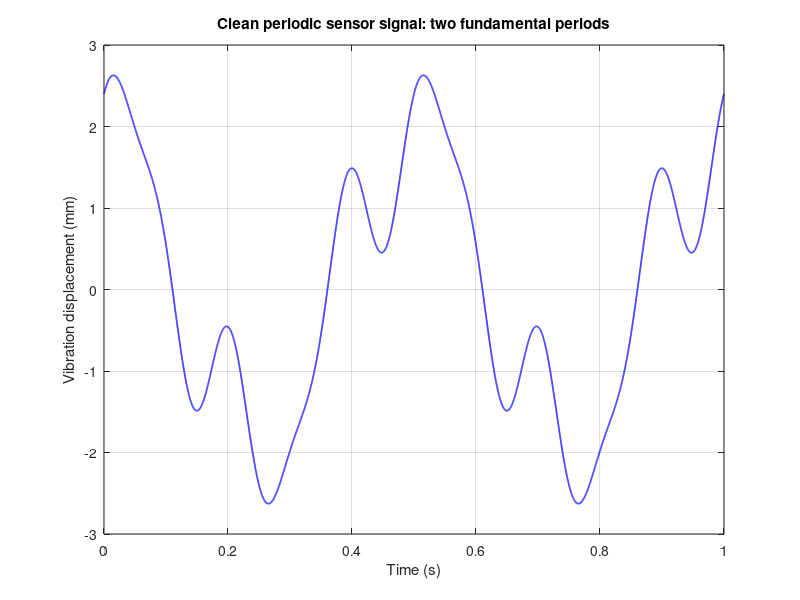

The MATLAB source for this figure: (Note: this script raises an error after producing the figure.)
%% ROBO301: Robotic Sensor Signal Processing
% Scenario: a vibration sensor on a mobile robot; amplitude is in mm.
% All three sinusoidal components are useful sensor motion.
% The unwanted disturbance is additive white Gaussian noise.

clear;
close all;
clc;

%% SETUP: Parameters to change

% Signal and sampling

% 2*cos(4*pi*t)               Amplitude 2         Frequency 2
% 0.8*sin(12*pi*t)            Amplitude 0.8       Frequency 6
% 0.4*cos(20*pi*t)            Amplitude 0.4       Frequency 10

A        = [2, 0.8, 0.4];     % Component amplitudes (mm)
f        = [2, 6, 10];        % Frequencies (Hz): cosine, sine, cosine

Fs       = 500;               % Sampling frequency (Hz)
duration = 10;                % Record length (s)
FsAlias  = 15;                % Low sampling rate for aliasing (Hz)

% Noise
noiseStd   = 1;               % Noise standard deviation (mm)
randomSeed = 5;               % Repeat the same random experiment

%------------------------------------------------------------------------------------

% Filter candidates
windowLengths = [3, 5, 9, 15, 25];           % Moving-average windows
alphaValues   = [0.3, 0.5, 0.7, 0.85, 0.95]; % Recursive smoothing values

%------------------------------------------------------------------------------------

% Evaluation settings
testFreq           = [f, 30, 60, 100, 180]; % Include useful and higher frequencies
minimumGain        = 0.85;                % Our design target: preserve at least 85% of useful amplitude
transientTolerance = 1e-6;                % Threshold for settling
testDuration       = 8;                   % Test length after settling (s)
saveResults        = false;               % Export figures and CSV tables if true

%% SETUP: Check parameter choices
% assert checks whether a condition is true
assert(all(f > 0 & mod(f,1) == 0), 'Use positive integer frequencies.');
assert(numel(A) == 3 && numel(f) == 3, 'The signal uses three components.');
assert(numel(unique(f)) == 3, 'Use three distinct component frequencies.');

% We want to prevent aliasing ( happens when we sample too slowly) so a
% high frequency signal doesnt appear as lower frequency, here 20 Hz is our
% Nyquist rate, with 500 Hz as sampling.
assert(Fs > 2*max(f), 'Fs must exceed twice the highest signal frequency.');
assert(FsAlias < 2*max(f), 'Choose FsAlias below the Nyquist rate.');
assert(all(testFreq > 0 & testFreq < Fs/2), 'Test frequencies must be below Fs/2.');
assert(all(windowLengths >= 1 & mod(windowLengths,1) == 0), 'M must be a positive integer.');
assert(all(alphaValues > 0 & alphaValues < 1), 'Require 0 < alpha < 1.');


%% STAGE 1: Signal model and time-domain properties
% x(t) = 2*cos(4*pi*t) + 0.8*sin(12*pi*t) + 0.4*cos(20*pi*t)

% The greatest common divisor of 2,6,10 is 2 Hz, T0 = 1/f0 = 0.5 seconds
% So the complete signal repeats every 0.5 seconds

% f0 = gcd(2,6,10) = 2 Hz; T0 = 0.5 seconds.
f0           = gcd(gcd(f(1), f(2)), f(3));
T0           = 1/f0;

% Real, continuous-time, periodic, deterministic; neither even nor odd.
% It is a power signal: finite average power and infinite total energy.
% Its DC/mean is zero. Sum(A) is an amplitude bound, not its exact peak.

w0           = 2*pi*f0;
harmonics    = f/f0; % [1,3,5] are harmonics for 2,6,10 respectively


signalPower  = sum(A.^2)/2;     % Distinct harmonics are orthogonal

% Here we create the signal , @(t) defines a function whose input is time
% Each term creates one vibration using its amplitude and frequency
sensorSignal = ...
    @(t) A(1)*cos(2*pi*f(1)*t) + ...
    A(2)*sin(2*pi*f(2)*t)+ ...
    A(3)*cos(2*pi*f(3)*t);

% When we call for example sensorSignal(0), it calculates the signal at t=0
% x(0) = 2cos(0) + 0.8sin(0) + 0.4cos(0) = 2.4 mm, so our clean signal plot
% would start at 2.4 mm


%linspace creates equally spaced values, here T0=0.5, so tFine will contain
% 10,001 time values from 0 to 1 second
tFine = linspace(0, 2*T0, 10001); % Dense approximation of continuous time
%contains the signal's value at each of those times
xFine = sensorSignal(tFine);
% We use many points so the plotted curve looks smooth


%------------------------------------------------------------------------------------

% Outputs

fprintf('Fundamental frequency = %.2f Hz; period = %.3f s\n', f0, T0);
fprintf('Component amplitudes = %.2f, %.2f, %.2f mm\n', A);
fprintf('Amplitude bound = %.2f mm; dense-grid peak |x| = %.4f mm\n', ...
    sum(A), max(abs(xFine)));
fprintf('Mean = 0 mm; average squared amplitude = %.4f mm^2\n', signalPower);

figure('Name','A: Clean sensor signal');
plot(tFine, xFine, 'b', 'LineWidth', 1.2);
grid on;
xlabel('Time (s)');
ylabel('Vibration displacement (mm)');
title('Clean periodic sensor signal: two fundamental periods');

%% STAGE 2: Sampling and aliasing
fmax   = max(f);
Ts     = 1/Fs;

t      = (0:round(duration*Fs)-1)/Fs; % Equally spaced sampling times
x      = sensorSignal(t); % Evaluates the clean signal at those times

tAlias = 0:1/FsAlias:2*T0;
xAlias = sensorSignal(tAlias);
% Fold frequencies into [0, FsAlias/2].
aliasFreq     = abs(mod(f + FsAlias/2, FsAlias) - FsAlias/2);
samplingTable = table(f(:), aliasFreq(:), ...
    'VariableNames', {'Original_Hz','Apparent_Hz_at_low_Fs'});


%------------------------------------------------------------------------------------

% Figures & Output

fprintf('\nSampling: fmax = %.1f Hz; Nyquist rate = %.1f samples/s\n', fmax, 2*fmax);
fprintf('Chosen Fs = %.1f Hz; Ts = %.6f s\n', Fs, Ts);
disp(samplingTable);

figure('Name','C: Sampling and aliasing');

subplot(2,1,1);
plot(tFine, xFine, 'k');
hold on;
show = t <= 2*T0;
stem(t(show), x(show), 'b.', 'MarkerSize', 4);
grid on;
xlabel('Time (s)');
ylabel('Displacement (mm)');
title(sprintf('Valid sampling: Fs = %g Hz > 2 fmax', Fs));
legend('Clean continuous-time model','Samples');

subplot(2,1,2);
plot(tFine, xFine, 'k');
hold on;
stem(tAlias, xAlias, 'r', 'filled');
grid on;
xlabel('Time (s)');
ylabel('Displacement (mm)');
title(sprintf('Undersampling: Fs = %g Hz (see sampling table for aliases)', FsAlias));
legend('Clean continuous-time model','Undersampled values');

%------------------------------------------------------------------------------------

%% STAGE 3: Reproducible additive white Gaussian noise
% Now we need to add noise to simulate an imperfect sensor

% rng sets the random generator so every run produces the same noise,
% making the results reproducible
rng(randomSeed, 'twister');

% Creates one Gaussian random noise value for each sampling time.
% noiseStd = 1 sets the noise distribution standard deviation to 1 mm.
% The standard deviation of a finite generated record will differ slightly.
% If we increase it the fluctuations become larger
noise     = noiseStd*randn(size(t));

% Adds the noise to the clean signal, sample by sample
% xm[n] = x[n] + v[n], for example if a clean sample is 2.4 mm and its
% noise value is -0.3 mm , the measured sample becomes 2.1 mm
xMeasured = x + noise; % Noisy signal

%------------------------------------------------------------------------------------

% Figures

figure('Name','B: Noise and noisy measurement');

subplot(3,1,1);
plot(t, x, 'k');
grid on;
xlabel('Time (s)');
ylabel('Displacement (mm)');
title('Clean sampled signal');

subplot(3,1,2);
plot(t, noise, 'r');
grid on;
xlabel('Time (s)');
ylabel('Displacement (mm)');
title('Generated AWGN');

subplot(3,1,3);
plot(t, xMeasured, 'b');
grid on;
xlabel('Time (s)');
ylabel('Displacement (mm)');
title('Measured signal = clean signal + noise');

%% STAGE 4: Analytical and numerical CTFS

% x(t) = sum_k Ck*exp(j*k*w0*t)
% A*cos(m*w0*t): C_m = C_-m = A/2.
% A*sin(m*w0*t): C_m = A/(2j), C_-m = -A/(2j).
% Defaults: C(+/-1)=1, C(3)=-0.4j, C(-3)=+0.4j,
% C(+/-5)=0.2; all other coefficients (including C0) are zero.

% contains the harmonic numbers where we store the Fourier series coefficients
% since harmonics = [1,3,5] this gives k = [-7, -6, -5, ..., 0, ..., 5, 6, 7];
k           = -(max(harmonics)+2):(max(harmonics)+2);

% Each harmonic corresponds to frequency kf0. For example k=3 means 3(2) = 6Hz
cAnalytical = complex(zeros(size(k)));

% Creates storage for these coefficients.
% size(k) gets the dimension of k
% zeros() creates an equally sized array of zeros.
% complex() prepares it to hold complex numbers, such as 0.4j

% Assign the coefficients for the first cosine
% harmonics(1) = 1 and A(1) = 2, k selects the position corresponding to
% the harmonic
cAnalytical(k == harmonics(1)) = A(1)/2;    % Positive harmonic cAnalytical(k == 1) = 1
cAnalytical(k == -harmonics(1)) = A(1)/2;   % Negative harmonic cAnalytical(k == -1) = 1

% This cosine has no phase shift, so its coefficients are real.


% 1i is MATLAB's imaginary unit.
% The sine coefficients have magnitude 0.4 and opposite phases.
% Second component: sine at harmonic 3
cAnalytical(k == harmonics(2)) = cAnalytical(k == harmonics(2)) + A(2)/(2*1i);
cAnalytical(k == -harmonics(2)) = cAnalytical(k == -harmonics(2)) - A(2)/(2*1i);

% Third component: cosine at harmonic 5
cAnalytical(k == harmonics(3)) = cAnalytical(k == harmonics(3)) + A(3)/2;
cAnalytical(k == -harmonics(3)) = cAnalytical(k == -harmonics(3)) + A(3)/2;

% Prepare time values and storage
tPeriod    = linspace(0, T0, 10001); %contains 10,001 points over one period, from 0 to 0.5 s.
cNumerical = complex(zeros(size(k))); % stores the coefficients MATLAB calculates.

%This repeats the integral for every harmonic:
for index = 1:numel(k)
    cNumerical(index) = trapz(tPeriod, ...
        sensorSignal(tPeriod).*exp(-1i*k(index)*w0*tPeriod))/T0;
end
%   sensorSignal(tPeriod) gives x(t)
%   exp(...) gives e^-jk\omega0t
%   .* multiplies their values point by point.
%   trapz approximates the integral using trapezoids.
%   /T0 divides by the period.

ctfsTable = table(k(:), (k(:)*f0), cAnalytical(:), cNumerical(:), ...
    abs(cAnalytical(:)-cNumerical(:)), 'VariableNames', ...
    {'Harmonic_k','Frequency_Hz','C_analytical','C_numerical','Absolute_error'});
disp(ctfsTable);
assert(max(abs(cAnalytical-cNumerical)) < 1e-8, 'CTFS verification failed.');


phaseC = angle(cAnalytical); % angle calculates each coefficient's phase in radians.
phaseC(abs(cAnalytical) < 1e-10) = NaN; % Zero coefficients have undefined phase

%------------------------------------------------------------------------------------

% Figures

figure('Name','D: CTFS spectra');

subplot(2,1,1);

% Draws the magnitude spectrum, plots the harmonic numbers on horizontal
% and coefficient magnitudes on vertical
stem(k, abs(cAnalytical), 'filled');

grid on;
xlabel('Harmonic index k');
ylabel('|C_k| (mm)');
title('CTFS magnitude spectrum');

subplot(2,1,2);

stem(k, phaseC, 'filled'); % plots phase versus harmonic number.

grid on;
xlabel('Harmonic index k');
ylabel('Phase (rad)');
title('CTFS phase: only nonzero coefficients');

%% STAGE 5: Compare filter parameters using the SAME noisy record
% MATLAB filter(b,a,input) uses zero initial conditions by default.
% Moving Average: y[n] = (1/M)*sum_{r=0}^{M-1} xMeasured[n-r]

% Recursive: y[n] = alpha*y[n-1] + (1-alpha)*xMeasured[n]

% Use one common evaluation interval, even during parameter investigation.


% We need to compare different M and alpha values,  both filters start with
% zero initial conditions so their first outputs include a startup transient
% (temporary adjustment before normal filtering behavior settles)


% These lines choose which samples to evaluate

% Allows enough settling time for all tested filters
% Here it excludes the first 270 samples/ 0.54 seconds
transientSamples = max(max(windowLengths)-1, ...
    ceil(log(transientTolerance)/log(max(alphaValues))));

% Checks that enough data remains after skipping the startup transient
assert(numel(t)-transientSamples >= Fs*T0, 'Increase duration: insufficient steady-state data.');
% numel(t) = 5000 total samples; transientSamples = 270 samples to skip
% Fs*T0 = 250 samples (one complete signal period )

% selects the sample positions to use
steadySamples    = (transientSamples+1):numel(t); %271:5000


errorMA          = zeros(size(windowLengths));
errorRecursive   = zeros(size(alphaValues));
minGainMA        = zeros(size(windowLengths));
minGainRecursive = zeros(size(alphaValues));

% Tests each moving average window length  ([3,5,9,15,25])

for index = 1:numel(windowLengths)
    trialM = windowLengths(index); % picks the window length to test

    yTrial = filter(ones(1,trialM)/trialM, 1, xMeasured); % Store its filtered output.

    errorMA(index) = std(yTrial(steadySamples)-x(steadySamples)); % Error standard deviation over the settled samples.

    % Calculate the moving-average filter's theoretical amplitude gain at
    % each useful frequency.

    % Gain = output amplitude/input amplitude
    % Gain  1 means amplitude is fully preserved,
    %       0.95 -> 95% is preserved
    %       0.5 means only 50% remains
    gains = zeros(size(f));
    for frequencyIndex = 1:numel(f)
        gains(frequencyIndex) = abs(mean(exp(-1i*2*pi*f(frequencyIndex)/Fs*(0:trialM-1))));
    end
    minGainMA(index) = min(gains); % Store the lowest gain among the three useful frequencies.
    % gain tells us how much of a frequency component's amplitude survives filtering
end


% tests each recursive smoothing value
% Follow the same process as the moving-average loop.
for index = 1:numel(alphaValues)
    trialAlpha = alphaValues(index);
    yTrial     = filter(1-trialAlpha, [1,-trialAlpha], xMeasured);
    errorRecursive(index) = std(yTrial(steadySamples)-x(steadySamples));
    gains = abs((1-trialAlpha)./(1-trialAlpha*exp(-1i*2*pi*f/Fs)));
    minGainRecursive(index) = min(gains);
end

maParameterTable = table(windowLengths(:), errorMA(:), minGainMA(:), ...
    'VariableNames', {'M','Error_std_mm','Minimum_useful_gain'});
recursiveParameterTable = table(alphaValues(:), errorRecursive(:), minGainRecursive(:), ...
    'VariableNames', {'Alpha','Error_std_mm','Minimum_useful_gain'});
disp(maParameterTable);
disp(recursiveParameterTable);

%% STAGE 5 (continued): Choose and apply the filters
% Choose the lowest error while preserving the required useful amplitude.

% Selects the best eligible settings
% minimumGain = 0.85

scoreMA = errorMA;
scoreMA(minGainMA < minimumGain) = Inf;

scoreRecursive = errorRecursive;
scoreRecursive(minGainRecursive < minimumGain) = Inf;

assert(any(isfinite(scoreMA)) && any(isfinite(scoreRecursive)), ...
    'No feasible candidate: add smaller M/alpha values or revise the gain target.');

% Any candidate that preserves less than 85% gets a score of infinity, so it
% will not be selected as the smallest score.
% ~ ignores the score itself
[~, bestMA] = min(scoreMA);
[~, bestRecursive] = min(scoreRecursive);

% For the current settings and noise realization: M = 9, alpha = 0.7.
M          = windowLengths(bestMA);
alpha      = alphaValues(bestRecursive);

% Apply selected filters to the noisy signal
bMA        = ones(1,M)/M; % create M equal weights
yMA        = filter(bMA, 1, xMeasured); % Apply those weights to the noisy measurements.
% With the selected alpha = 0.7: 70% previous output, 30% current measurement.
yRecursive = filter(1-alpha, [1,-alpha], xMeasured);
% y[n] - alpha y[n-1]=(1-alpha)xm[n]
% For alpha = 0.7, combine 70% of the previous filtered output
% with 30% of the current noisy measurement.
% The higher alpha, the stronger smoothing, but with slower response


fprintf('\nSelected M = %g; alpha = %.2f; common discarded samples = %d\n', ...
    M, alpha, transientSamples);

%------------------------------------------------------------------------------------

% Figures
figure('Name','Parameter investigation');

subplot(2,1,1);
plot(windowLengths, errorMA, '-o');
grid on;
xlabel('Window length M (samples)');
ylabel('Error std (mm)');
title('Moving-average parameter investigation');

subplot(2,1,2);
plot(alphaValues, errorRecursive, '-o');
grid on;
xlabel('Smoothing parameter alpha');
ylabel('Error std (mm)');
title('Recursive parameter investigation');

%------------------------------------------------------------------------------------

%% STAGE 6: LTI, impulse response, and measured amplitude ratios
% Both fixed-parameter filters are causal, stable LTI systems.
% y[n] = xMeasured[n] * h[n], where * denotes convolution.
% hMA[n] = 1/M for 0<=n<M, and 0 otherwise.
% hRecursive[n] = (1-alpha)*alpha^n*u[n].
% HMA(e^jw) = (1/M)*sum_{r=0}^{M-1} exp(-j*w*r)
% HRecursive(e^jw) = (1-alpha)/(1-alpha*exp(-j*w)).

% Check how filter respond to different frequencies
% We treat each filter as an LTI system:

% Linear: scaling or adding inputs scales or adds their outputs
% Time invariant: delaying the input delays the output by the same amount

% impulse = [1,0,0,0...]

nImpulse   = 0:max(M, ceil(log(1e-3)/log(alpha)));

hMA        = double(nImpulse < M)/M; % [1/9, 1/9, 1/9, 1/9, 1/9, 1/9, 1/9, 1/9, 1/9, 0, ...];
hRecursive = (1-alpha)*alpha.^nImpulse;

%------------------------------------------------------------------------------------
%Figures

figure('Name','E: Impulse responses');

subplot(2,1,1);
stem(nImpulse, hMA, 'filled');
grid on;
xlabel('Sample n');
ylabel('h_{MA}[n] (dimensionless)');
title(sprintf('Moving average, M = %g',M));

subplot(2,1,2);
stem(nImpulse, hRecursive, 'filled');
grid on;
xlabel('Sample n');
ylabel('h_R[n] (dimensionless)');
title(sprintf('Recursive smoothing, alpha = %.2f',alpha));

%% STAGE 6 (continued): Test one frequency at a time
% Use a unit-amplitude sinusoid with no added noise.
% Measure amplitude by fitting a sine and cosine to the settled output:
%     output = c*cos(2*pi*f*t) + s*sin(2*pi*f*t) + DC
%     amplitude = sqrt(c^2 + s^2)
% This accounts for phase delay and avoids missing peaks between samples.
tTest           = (0:(transientSamples+round(testDuration*Fs)-1))/Fs;
testKeep        = (transientSamples+1):numel(tTest);
ratioMA         = zeros(size(testFreq));
ratioRecursive  = ratioMA;
theoryMA        = ratioMA;
theoryRecursive = ratioMA;

% We measure input and output amplitudes after startup,
% then divide them to determine how strongly each frequency is preserved or attenuated.
for index = 1:numel(testFreq)


    % Generate and filter one test signal.
    w             = 2*pi*testFreq(index)/Fs;

    testInput     = cos(2*pi*testFreq(index)*tTest);

    testMA        = filter(bMA, 1, testInput);

    testRecursive = filter(1-alpha, [1,-alpha], testInput);

    % Keep settled samples and fit the input and output waveforms.
    timeFit       = tTest(testKeep).';  %testKeep selects samples after startup
    fitMatrix     = [cos(2*pi*testFreq(index)*timeFit), ...
        sin(2*pi*testFreq(index)*timeFit), ones(numel(timeFit),1)]; %contains a cosine, a sine, and a constant
    % we fit the settled output to
    % y(t) = ccos(2pi f t) + ssin (2pi f t ) + d
    % Using both sine and cosine lets us measure the amplitude even when the filter introduces phase delay.
    inputFit       = fitMatrix\testInput(testKeep).';
    maFit          = fitMatrix\testMA(testKeep).';
    recursiveFit   = fitMatrix\testRecursive(testKeep).';

     % Calculate the amplitude.
    inputAmplitude = hypot(inputFit(1), inputFit(2));

    % Compare measured amplitude ratios with the theoretical responses.

    ratioMA(index) = hypot(maFit(1),maFit(2))/inputAmplitude;


    ratioRecursive(index) = hypot(recursiveFit(1),recursiveFit(2))/inputAmplitude;

    % calculates the expected amplitude ratios from theory
    theoryMA(index) = abs(sum(bMA.*exp(-1i*w*(0:M-1))));
    theoryRecursive(index) = abs((1-alpha)/(1-alpha*exp(-1i*w)));


end

responseTable = table(testFreq(:), ratioMA(:), theoryMA(:), ...
    ratioRecursive(:), theoryRecursive(:), 'VariableNames', ...
    {'Frequency_Hz','MA_measured','MA_theory','Recursive_measured','Recursive_theory'});
disp(responseTable);

%This checks that the largest difference is below 0.00001. A similar check is performed for the recursive filter.
assert(max(abs(ratioMA-theoryMA)) < 1e-5, 'MA amplitude check failed.');
assert(max(abs(ratioRecursive-theoryRecursive)) < 1e-5, 'Recursive amplitude check failed.');

figure('Name','F: Measured amplitude ratios');
plot(testFreq, ratioMA, '-o', testFreq, ratioRecursive, '-s', 'LineWidth',1.2);
grid on;
xlabel('Test frequency (Hz)');
ylabel('Output / input amplitude (dimensionless)');
title('Separate noise-free sinusoidal tests after transients');
legend('Moving average','Recursive smoothing');
% MA has a sinc-like response with zeros and sidelobes; attenuation need
% not increase monotonically with frequency. Recursive magnitude decreases.

%% STAGE 7: Time-domain and numerical performance comparison

% Compare each signal with the clean reference x.
% Use the same settled samples for all three signals.
% Do not shift the outputs to remove delay: delay counts as distortion.
errors = [xMeasured(steadySamples)-x(steadySamples); ...
          yMA(steadySamples)-x(steadySamples); ...
          yRecursive(steadySamples)-x(steadySamples)];

% Calculate one error standard deviation for each row.
% This measures error variation; a constant bias is not detected by std.
% Also inspect the filtered outputs against the clean-reference plots.
% 0 = default sample standard deviation; 2 = calculate across columns.
errorStd = std(errors, 0, 2);


%% Measure noise reduction separately

% Filter only the known noise to measure how much noise survives.
% Unlike total error, this does not include distortion of useful motion.
noiseMA        = filter(bMA, 1, noise);
noiseRecursive = filter(1-alpha, [1, -alpha], noise);

% Store the noise standard deviation before and after filtering.
% Row order: original noise, moving average, recursive smoothing.
outputNoiseStd = [std(noise(steadySamples)); ...
                  std(noiseMA(steadySamples)); ...
                  std(noiseRecursive(steadySamples))];

% Percentage reduction relative to the original noise standard deviation.
% Example: reducing the standard deviation from 1 to 0.4 gives 60%.
noiseReductionPct = 100*(1-outputNoiseStd/outputNoiseStd(1));

% Labels for the table and bar chart, in the same row order.
Method = {'Noisy input'; 'Moving average'; 'Recursive smoothing'};


%% Display the numerical comparison table

% Include error, remaining noise, noise reduction, and useful-signal gain.
% The first three test frequencies are the useful frequencies: 2, 6, 10 Hz.
% min(...) selects the lowest gain among those three frequencies.
% The unfiltered input has gain 1 because no filter has been applied.
comparisonTable = table( ...
    Method, errorStd, outputNoiseStd, noiseReductionPct, ...
    [1; min(ratioMA(1:3)); min(ratioRecursive(1:3))], ...
    'VariableNames', {'Method', 'Error_std_mm', 'Noise_only_std_mm', ...
                     'Noise_std_reduction_percent', 'Minimum_useful_gain'});

% Print the table in the Command Window.
disp(comparisonTable);


%% Plot the signals over the full recording

figure('Name', 'G: Sensor output comparison');

% Create the upper plot in a layout with two rows and one column.
subplot(2, 1, 1);

% Draw the noisy measurement in light grey.
plot(t, xMeasured, 'Color', [0.8, 0.8, 0.8]);

% Keep the existing curve when adding the other signals.
hold on;

% Overlay the clean reference and both filtered outputs.
% k = black, b = blue, r = red.
plot(t, x, 'k', t, yMA, 'b', t, yRecursive, 'r');

grid on;
xlabel('Time (s)');
ylabel('Displacement (mm)');
title('Complete record, including startup');
legend('Noisy input', 'Clean reference', ...
       'Moving average', 'Recursive smoothing');


%% Zoom in on the settled outputs

% Create the lower plot.
subplot(2, 1, 2);

% Plot the reference and filtered signals with slightly thicker lines.
plot(t, x, 'k', t, yMA, 'b', t, yRecursive, 'r', 'LineWidth', 1.1);

grid on;

% Show two signal periods, starting after the excluded startup samples.
% min(..., t(end)) prevents the view from extending past the recording.
% xlim only changes the displayed interval; it does not change the data.
xlim([t(transientSamples+1), ...
      min(t(transientSamples+1)+2*T0, t(end))]);

xlabel('Time (s)');
ylabel('Displacement (mm)');
title('Steady-state detail: smoothing, attenuation, and delay');
legend('Clean reference', 'Moving average', 'Recursive smoothing');


%% Plot the error standard deviations

figure('Name', 'I: Error comparison');

% Draw one bar for each signal. Lower bars mean less error variation.
bar(errorStd);

grid on;

% Place the method names below the three bars.
set(gca, 'XTick', 1:3, 'XTickLabel', Method);

ylabel('Error standard deviation (mm)');
title('Common interval, initial transients excluded');


%% STAGE 8: Evidence-based engineering recommendation

% Both selected filters already meet our chosen design requirement to preserve
% at least 85% of the amplitude at every useful frequency.
%
% Now compare their error standard deviations:
% errorStd(1) = noisy input
% errorStd(2) = moving-average output
% errorStd(3) = recursive output

% Choose the filter with the smaller error standard deviation.
% If the values are equal, this rule selects the moving average.
if errorStd(2) <= errorStd(3)
    preferredFilter = 'Moving average';
else
    preferredFilter = 'Recursive smoothing';
end

% Display the recommendation for this signal and the tested settings.
% This does not mean the chosen filter is best for every application.
fprintf('\nPreferred filter for this record and tested candidates: %s\n', ...
    preferredFilter);

% Convert the amplitude-preservation target to a percentage.
fprintf('Both selected filters meet the %.0f%% useful-amplitude target.\n', ...
    100*minimumGain);

% Display the numerical evidence supporting the decision.
fprintf('MA error std = %.4f mm; recursive error std = %.4f mm.\n', ...
    errorStd(2), errorStd(3));

% Error standard deviation alone does not describe every filter effect.
% Also inspect amplitude preservation, visible distortion, and delay.
fprintf('Use the response table and time-domain plots to discuss distortion.\n');

% A causal moving average introduces a delay of (M-1)/2 samples.
% Divide by Fs to convert the delay from samples to seconds.
% For M = 9 and Fs = 500: delay = 4 samples = 0.008 seconds.
fprintf('MA: finite memory, linear phase, delay = %.1f samples (%.4f s).\n', ...
    (M-1)/2, (M-1)/(2*Fs));

% Recursive smoothing needs only the previous output as its stored state.
% Its phase delay depends on frequency.
fprintf(['Recursive: one previous output, constant work per sample, ' ...
         'frequency-dependent delay.\n']);

% The direct moving-average implementation uses M coefficients.
% A running-sum implementation can reduce the work needed per sample.
fprintf(['The built-in MA uses an FIR of length M; ' ...
         'a running-sum MA can also use constant work.\n']);

% State the main engineering trade-off.
fprintf(['Stronger smoothing removes more noise ' ...
         'but can distort useful motion.\n']);

% State the limitation: results are based on one fixed noise realization.
fprintf(['Selection uses one seeded record; ' ...
         'other noise records can change the ranking.\n']);

%% EXPORT: Save figures and tables (optional)
% Set saveResults = true in SETUP to enable this section.
if saveResults
    scriptFolder = fileparts(mfilename('fullpath'));
    outputFolder = fullfile(scriptFolder, 'project_results');
    if ~exist(outputFolder, 'dir')
        mkdir(outputFolder);
    end
    writetable(samplingTable, fullfile(outputFolder,'sampling.csv'));
    writetable(ctfsTable, fullfile(outputFolder,'ctfs.csv'));
    writetable(maParameterTable, fullfile(outputFolder,'ma_parameters.csv'));
    writetable(recursiveParameterTable, fullfile(outputFolder,'recursive_parameters.csv'));
    writetable(responseTable, fullfile(outputFolder,'amplitude_ratios.csv'));
    writetable(comparisonTable, fullfile(outputFolder,'filter_comparison.csv'));
    figures = findall(0,'Type','figure');
    for index = 1:numel(figures)
        saveas(figures(index), fullfile(outputFolder,sprintf('Figure_%02d.png',figures(index).Number)));
    end
    fprintf('Figures and CSV tables saved in: %s\n', outputFolder);
end
